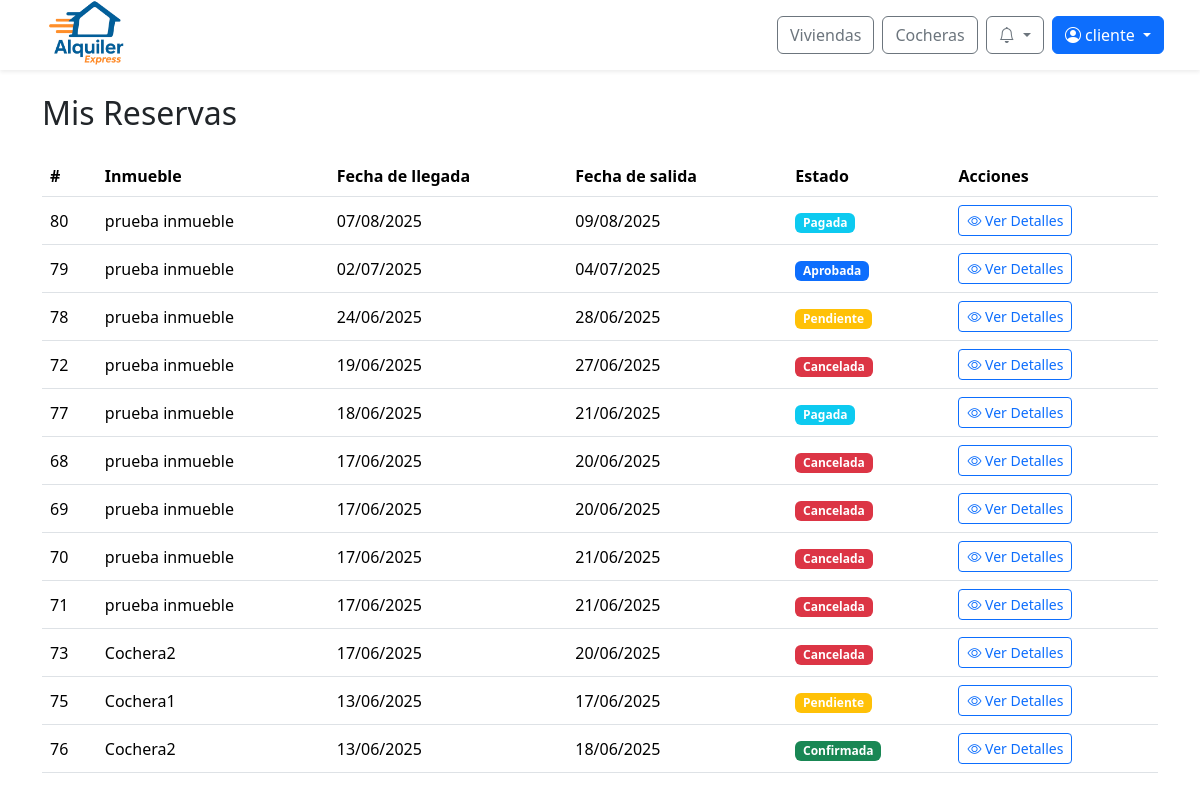
The app's page /reservas/ (signed in), older data.
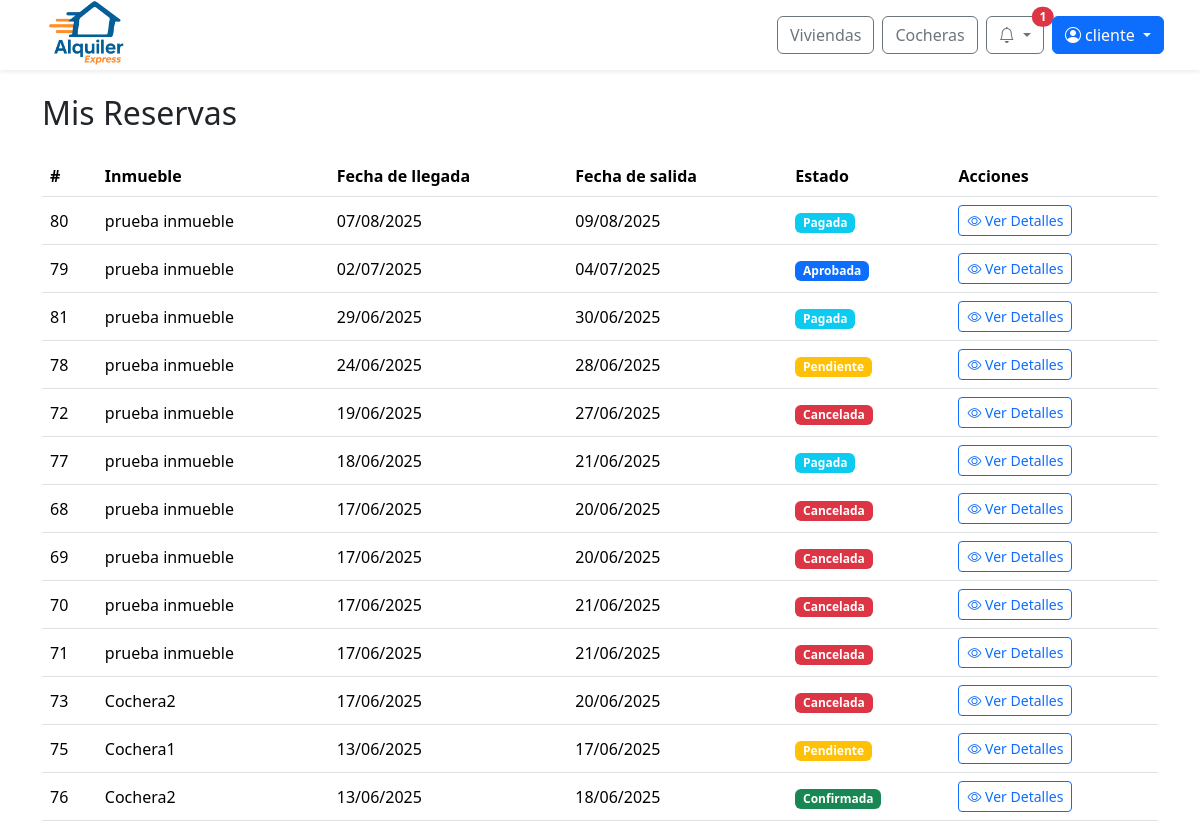
The same page, newer data.
### web/models.py (models this page shows, shortened)
class Reserva(models.Model):
    id_reserva = models.AutoField(primary_key=True)
    fecha_inicio = models.DateField()
    fecha_fin = models.DateField()
    precio_total = models.DecimalField(max_digits=10, decimal_places=2)
    estado = models.ForeignKey(Estado, on_delete=models.SET_NULL, null=True)  # Aquí está el estado FK
    inmueble = models.ForeignKey(Inmueble, null=True, blank=True, on_delete=models.SET_NULL)
    cochera = models.ForeignKey(Cochera, null=True, blank=True, on_delete=models.SET_NULL)
    descripcion = models.TextField()
    creada_en = models.DateTimeField(default=timezone.now)
    aprobada_en = models.DateTimeField(null=True, blank=True)
    cantidad_adultos = models.PositiveIntegerField(default=1, verbose_name="Cantidad de adultos")
    cantidad_ninos = models.PositiveIntegerField(default=0, verbose_name="Cantidad de niños")

class Inmueble(models.Model):
    id_inmueble = models.AutoField(primary_key=True)
    nombre = models.CharField(max_length=100, unique=True)
    direccion = models.TextField()
    provincia = models.ForeignKey(Provincia, on_delete=models.SET_NULL, null=True)
    ciudad = models.ForeignKey(Ciudad, on_delete=models.SET_NULL, null=True)
    descripcion = models.TextField()
    cantidad_banios = models.IntegerField()
    cantidad_ambientes = models.IntegerField()
    cantidad_camas = models.IntegerField()
    cantidad_huespedes = models.IntegerField()
    precio_por_dia = models.DecimalField(max_digits=10, decimal_places=2)
    politica_cancelacion = models.TextField()
    fecha_publicacion = models.DateField()
    cochera = models.ForeignKey(Cochera, null=True, blank=True, on_delete=models.SET_NULL)
    estado = models.ForeignKey(Estado, on_delete=models.SET_NULL, null=True)
    empleado = models.ForeignKey(Perfil, null=True, blank=True, on_delete=models.SET_NULL)
    minimo_dias_alquiler = models.PositiveIntegerField(default=1, verbose_name="Mínimo de días de alquiler")
    def __str__(self):
        return self.nombre

class Estado(models.Model):
    id_estado = models.AutoField(primary_key=True)
    nombre = models.CharField(max_length=100)

class Cochera(models.Model):
    id_cochera = models.AutoField(primary_key=True)
    nombre = models.CharField(max_length=100, unique=True)
    alto = models.FloatField()
    ancho = models.FloatField()
    largo = models.FloatField()
    cantidad_vehiculos = models.IntegerField()
    con_techo = models.BooleanField()
    descripcion = models.TextField()
    direccion = models.TextField()
    provincia = models.ForeignKey(Provincia, on_delete=models.SET_NULL, null=True)
    ciudad = models.ForeignKey(Ciudad, on_delete=models.SET_NULL, null=True)
    precio_por_dia = models.DecimalField(max_digits=10, decimal_places=2)
    politica_cancelacion = models.TextField()
    fecha_publicacion = models.DateField()
    estado = models.ForeignKey(Estado, on_delete=models.SET_NULL, null=True)
    empleado = models.ForeignKey(Perfil, null=True, blank=True, on_delete=models.SET_NULL)
    minimo_dias_alquiler = models.PositiveIntegerField(default=1, verbose_name="Mínimo de días de alquiler")
    def __str__(self):
        return self.nombre

### web/viewsReservas.py (the view)
# urls.py: path('reservas/', viewsReservas.reservas_usuario, name='reservas_usuario'),
@login_required
def reservas_usuario(request):
    reservas = Reserva.objects.filter(clienteinmueble__cliente=request.user.perfil).distinct().order_by('-fecha_inicio')
    return render(request, 'reservas.html', {
        'reservas': reservas
    })

### web/context_processors.py (called while the page is built)
def notifications(request):
    if request.user.is_authenticated:
        try:
            return {
                'notificaciones': request.user.perfil.notificacion_set.order_by('-fecha_creacion')[:10],
                'notificaciones_no_leidas': request.user.perfil.notificacion_set.filter(leido=False).count()
            }
        except Exception:
            return {}
    return {}

def is_client_context(request):
    return {'is_client': is_client(request.user)}

### web/templatetags/user_groups.py (called while the page is built)
@register.filter(name='has_group')
def has_group(user, group_name):
    if not user.is_authenticated:
        return False
    return user.groups.filter(name=group_name).exists()

### web/views.py (called while the page is built)
def is_client(user):
    return user.is_authenticated and user.groups.filter(name="cliente").exists()

### web/templates/reservas.html (shortened to what this page needs)
{% extends 'base/base.html' %}
{% load static %}
{% block content %}
<div class="container pt-4" style="margin-top: 70px;">
  <h2 class="mb-4">Mis Reservas</h2>
  {% if reservas %}
    <div class="table-responsive">
      <table class="table table-hover align-middle">
        <thead>
          <tr>
            <th>#</th>
            <th>Inmueble</th>
            <th>Fecha de llegada</th>
            <th>Fecha de salida</th>
            <th>Estado</th>
            <th>Acciones</th>
          </tr>
        </thead>
        <tbody>
          {% for reserva in reservas %}
          <tr>
            <td>{{ reserva.id_reserva }}</td>
            <td>
              {% if reserva.inmueble %}
                {{ reserva.inmueble }}
              {% elif reserva.cochera %}
                {{ reserva.cochera }}
              {% else %}
                -
              {% endif %}
            </td>
            <td>{{ reserva.fecha_inicio|date:"d/m/Y" }}</td>
            <td>{{ reserva.fecha_fin|date:"d/m/Y" }}</td>
            <td>
              <span class="badge
                {% if reserva.estado.nombre == 'Confirmada' %}bg-success
                {% elif reserva.estado.nombre == 'Cancelada' %}bg-danger
                {% elif reserva.estado.nombre == 'Rechazada' %}bg-secondary
                {% elif reserva.estado.nombre == 'Pagada' %}bg-info
                {% elif reserva.estado.nombre == 'Aprobada' %}bg-primary
                {% elif reserva.estado.nombre == 'Pendiente' %}bg-warning
                {% elif reserva.estado.nombre == 'Finalizada' %}bg-dark
                {% else %}bg-warning{% endif %}">
                {{ reserva.estado.nombre }}
              </span>
            </td>
            <td>
              <a href="{% url 'ver_detalle_reserva' reserva.id_reserva %}" class="btn btn-outline-primary btn-sm">
                <i class="bi bi-eye"></i> Ver Detalles
              </a>
            </td>
          </tr>
          {% endfor %}
        </tbody>
      </table>
    </div>
  {% else %}
    <div class="alert alert-info">No tienes reservas registradas.</div>
  {% endif %}
</div>
{% endblock %}

### web/templates/base/base.html (shortened to what this page needs)
{% load static %}
{% load user_groups %}
<!DOCTYPE html>
<html lang="es">
<head>
  <link rel="stylesheet" href="{% static 'css/normalize' %}">
  <link href="https://cdn.jsdelivr.net/npm/bootstrap@5.3.3/dist/css/bootstrap.min.css" rel="stylesheet">
  <link href="https://cdn.jsdelivr.net/npm/bootstrap-icons@1.10.5/font/bootstrap-icons.css" rel="stylesheet">
  <link rel="stylesheet" href="https://cdn.jsdelivr.net/npm/sweetalert2@11/dist/sweetalert2.min.css">
  <link rel="stylesheet" href="{% static 'css/global.css' %}">
  <link rel="stylesheet" href="{% static 'css/notification.css' %}">
</head>
<body>
  <nav class="navbar navbar-expand-lg navbar-light bg-white fixed-top shadow-sm px-4">
    <div class="navbar__container container-fluid d-flex align-items-center justify-content-between">
      <div class="d-flex align-items-center me-3">
        <a href="{% url 'index' %}">
          <img src="{% static 'img/logo-alquiler-express-3.png' %}" alt="Logo Alquiler Express" class="navbar__icon">
        </a>
      </div>
      <div class="navbar__buttons d-flex align-items-center ms-3">
        <a href="{% url 'buscar_inmuebles' %}" class="btn btn-outline-secondary me-2">Viviendas</a>
        <a href="{% url 'buscar_cocheras' %}" class="btn btn-outline-secondary me-2">Cocheras</a>
        {% if user.is_authenticated %}
          <div class="dropdown me-2">
            <button class="btn btn-outline-secondary position-relative dropdown-toggle"
                    type="button"
                    id="notificacionesDropdown"
                    data-bs-toggle="dropdown"
                    aria-expanded="false"
                    onclick="marcarTodasLeidas('{% url 'marcar_todas_leidas' %}', '{{ csrf_token }}')">
              <i class="bi bi-bell"></i>
              {% if notificaciones_no_leidas > 0 %}
                <span class="position-absolute top-0 start-100 translate-middle badge rounded-pill bg-danger">
                  {{ notificaciones_no_leidas }}
                </span>
              {% endif %}
            </button>
          </div>
          <div class="dropdown">
            <button class="btn btn-primary dropdown-toggle" type="button" id="userOptionsDropdown" data-bs-toggle="dropdown" aria-expanded="false">
              <i class="bi bi-person-circle"></i> {{ user.first_name|default:user.username }}
            </button>
          </div>
        {% else %}
          <a href="{% url 'login' %}" class="btn btn-outline-secondary me-2">Iniciar sesión</a>
          <a href="{% url 'register' %}" class="btn btn-primary">Registrarse</a>
        {% endif %}
      </div>
    </div>
  </nav>
  {% block content %}{% endblock content %}
</body>
</html>

Row changes from the older to the newer data that the page shows:
added Reserva: id_reserva "81", inmueble "prueba inmueble", fecha_inicio "29/06/2025", fecha_fin "30/06/2025", estado.nombre "Pagada"
Text that changed along with them:
{{ notificaciones_no_leidas }}: (not shown) → "1"
